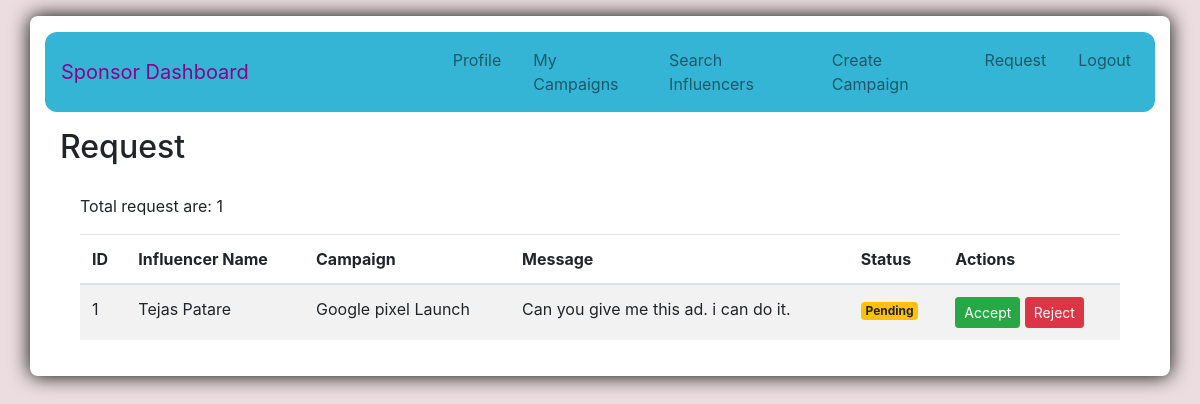
/spo_request/1, run on the app's committed database.
### model.py (models this page shows)
class InfluencerAdRequest(db.Model):
    id = db.Column(db.Integer, primary_key=True)
    sponsor_id = db.Column(db.Integer, db.ForeignKey('sponsor.id', ondelete='CASCADE'), nullable=False)
    influencer_id = db.Column(db.Integer, db.ForeignKey('influencer.id', ondelete='CASCADE'), nullable=False)
    campaign_id = db.Column(db.Integer, db.ForeignKey('campaign.id', ondelete='CASCADE'), nullable=False)
    status = db.Column(db.String(10), nullable=False, default='Pending')
    messages = db.Column(db.Text, nullable=True)
    flagged = db.Column(db.Boolean, nullable=False, default=False)
    sponsor = db.relationship('Sponsor', backref=db.backref('influencer_ad_requests', cascade='all, delete-orphan', lazy=True))
    influencer = db.relationship('Influencer', backref=db.backref('influencer_ad_requests', cascade='all, delete-orphan', lazy=True))
    campaign = db.relationship('Campaign', backref=db.backref('influencer_ad_requests', cascade='all, delete-orphan', lazy=True))

class User(db.Model):
    id = db.Column(db.Integer, primary_key=True)
    Email = db.Column(db.String(80), unique=True, nullable=False)
    Name = db.Column(db.String(80), unique=False, nullable=False)
    Username = db.Column(db.String(80), nullable=False)
    Password = db.Column(db.String(120), unique=False, nullable=False)
    Role = db.Column(db.String(80), unique=False, nullable=False)
    Bio = db.Column(db.String(150), unique=False, nullable=False)
    flagged = db.Column(db.Boolean, nullable=False, default=False)
    sponsor = db.relationship('Sponsor', backref='user', uselist=False,cascade='all, delete-orphan')
    influencer = db.relationship('Influencer', back_populates='user', uselist=False,lazy=True,cascade='all, delete-orphan')

class Campaign(db.Model):
    id = db.Column(db.Integer, primary_key=True)
    sponsor_id = db.Column(db.Integer, db.ForeignKey('sponsor.id',ondelete='CASCADE'), nullable=False)
    name = db.Column(db.String(100), nullable=False)
    description = db.Column(db.Text, nullable=True)
    start_date = db.Column(db.DateTime, nullable=True)
    end_date = db.Column(db.DateTime, nullable=True)
    budget = db.Column(db.Float, nullable=False)
    visibility = db.Column(db.String(10), nullable=False, default='public')
    goals = db.Column(db.Text, nullable=True)
    category = db.Column(db.String(80), nullable=True)
    flagged = db.Column(db.Boolean, nullable=False, default=False)
    adrequests = db.relationship('AdRequest', back_populates='campaign', lazy=True, cascade='all, delete-orphan')

### app.py (the view)
@app.route('/spo_request/<int:id>')
def spo_request(id):
    user = User.query.filter_by(id=id).first()
    spoid= user.sponsor.id
    query = InfluencerAdRequest.query.filter_by(sponsor_id=spoid)
    total = query.count()
    req = query.all()
    return render_template('spo_request.html',requests=req,user=user,total=total)

### templates/spo_request.html (shortened to what this page needs)
<!DOCTYPE html>
<html lang="en">
<head>
  <link href="https://stackpath.bootstrapcdn.com/bootstrap/4.5.2/css/bootstrap.min.css" rel="stylesheet">
</head>
<body style="background-color: rgb(236, 222, 224);">
  <div class="container mt-3 pt-3 mb-3" style="box-shadow: 0px 0px 20px rgba(0,0,0.1);  border-radius: 8px; background-color: white;">
    {% include 'nav_sponsor.html' %}
    <div class="container mt-3">
      <h2>Request</h2>
      <div class="card-body">
        <div class="table-responsive">
          <table class="table table-striped">
              <thead>
                  <tr>
                      <th>ID</th>
                      <th>Influencer Name</th>
                      <th>Campaign</th>
                      <th>Message</th>
                      <th>Status</th>
                      <th>Actions</th>
                  </tr>
              </thead>
              <tbody>
                    <p>Total request are: {{total}}</p>
                    {% for req in requests %}
                        <tr>
                            <td>{{loop.index}}</td>
                            <td>{{req.influencer.user.Name}}</td>
                            <td>{{req.campaign.name}}</td>
                            <td>{{req.messages}}</td>
                            {% if req.status == 'Pending' %}
                            <td><span class="badge badge-warning">Pending</span></td>
                            <td>
                                <a href="{{url_for('accept_req',id=req.id,user_id=user.id)}}" class="btn btn-success btn-sm">Accept</a>
                                <a href="{{url_for('reject_req',id=req.id,user_id=user.id)}}" class="btn btn-danger btn-sm">Reject</a>
                            </td>
                            {% elif req.status=='Accepted' %}
                            <td><span class="badge badge-success">Accepted</span></td>
                            {% else %}
                            <td><span class="badge badge-danger">Rejected</span></td>
                            {% endif %}
                        </tr>
                    {% endfor %}
              </tbody>
          </table>
      </div>
      </div>
    </div>
  </div>
</body>
</html>

### data on the page
InfluencerAdRequest: influencer.user.Name "Tejas Patare", campaign.name "Google pixel Launch", messages "Can you give me this ad. i can do it."

### other printed values
{{ total }} "1"
